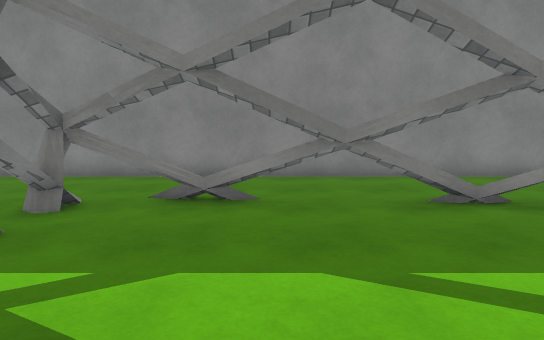
[1] (above)

24 first-person views from a walk through a scene from a Unity 3-D project. The camera is 1.3 m above the floor, tilts 6° down and sees 75° across. The floor is counted in squares, 1 m on a side. Each view is taken from the middle of a square. On the plan, view 1 faces up. The plan holds only what a view shows up to about 15 squares ahead; the rest is blank. The place goes on beyond the plan. Surface patterns are stand-ins for the level's own textures.

[2]
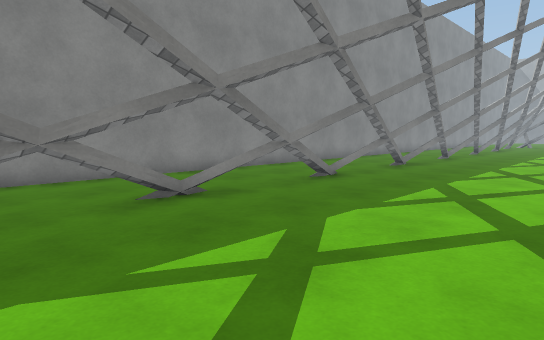

[3]
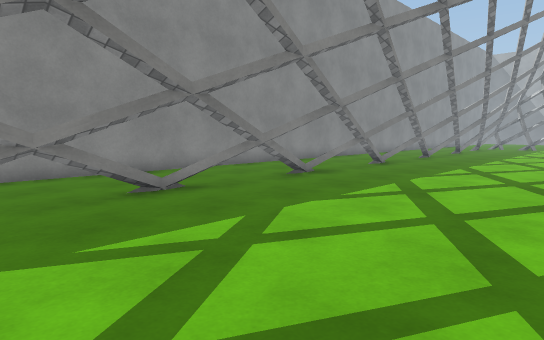

[4]
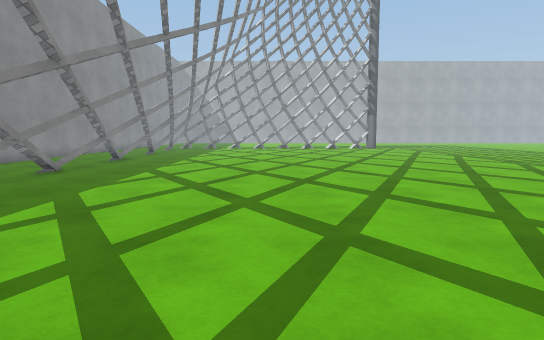

[5]
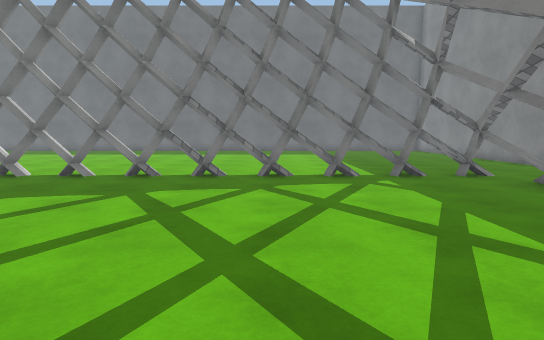

[6]
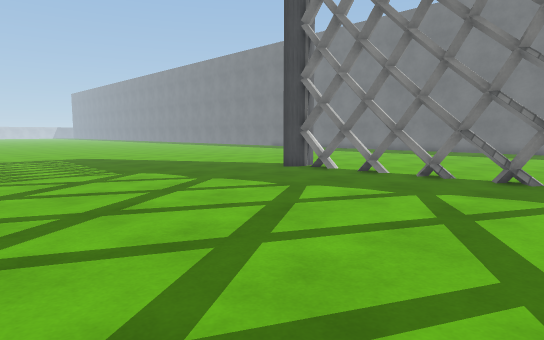

[7]
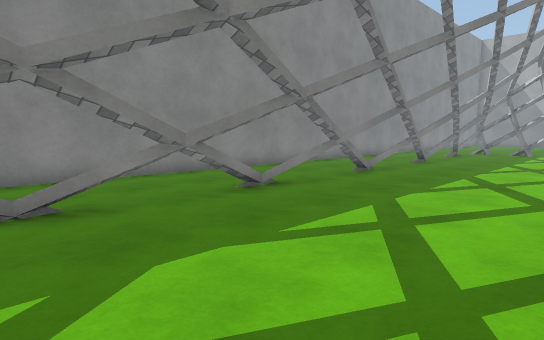

[8]
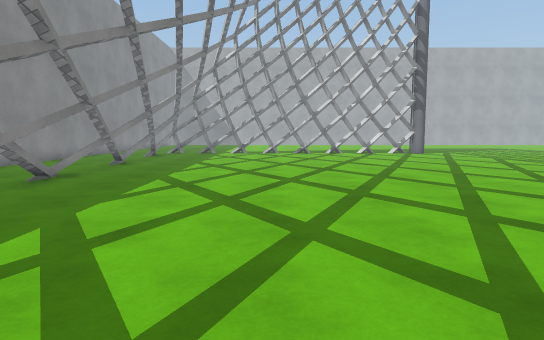

[9]
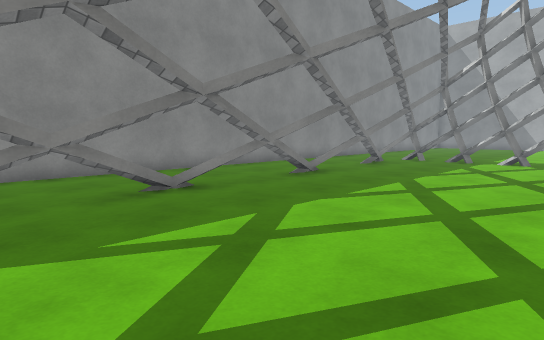

[10]
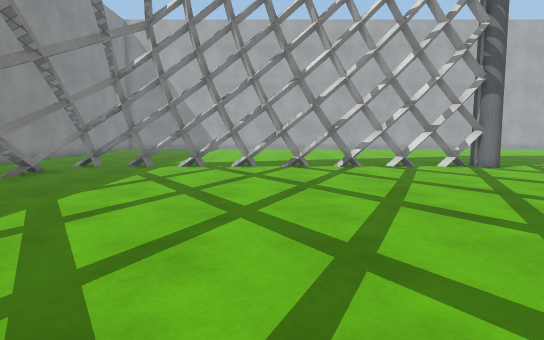

[11]
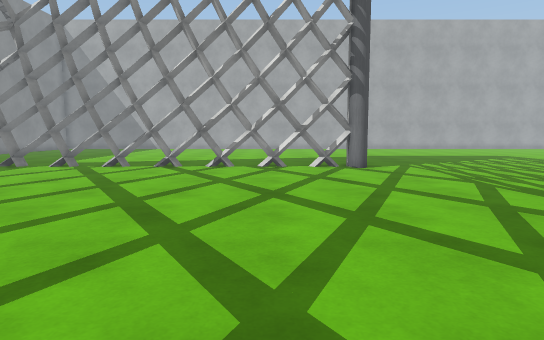

[12]
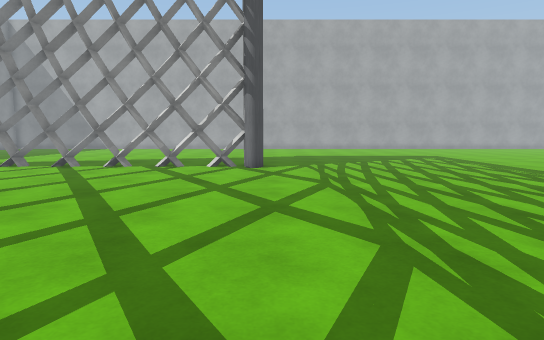

[13]
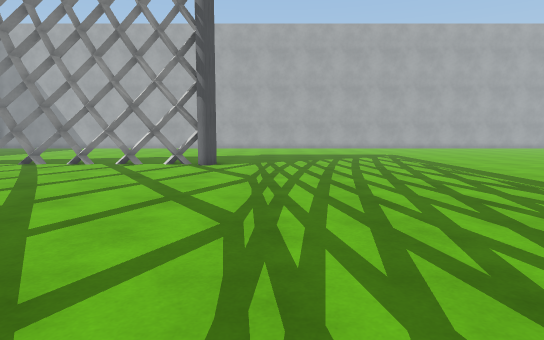

[14]
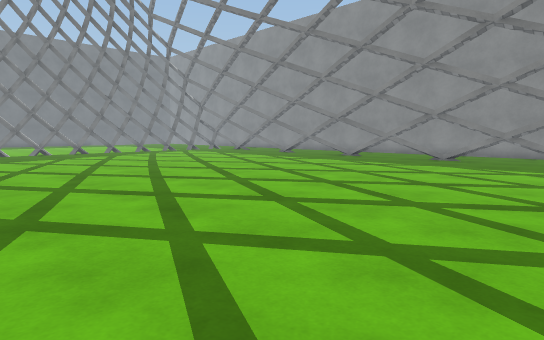

[15]
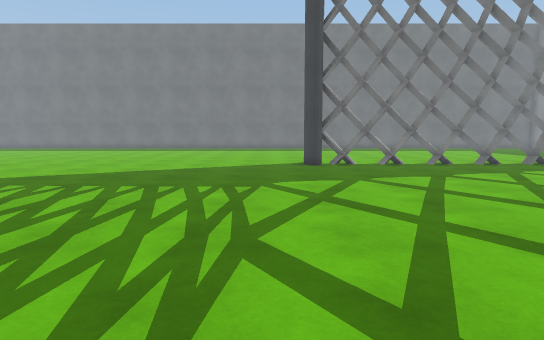

[16]
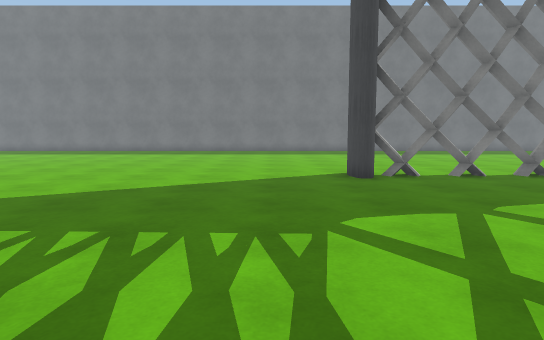

[17]
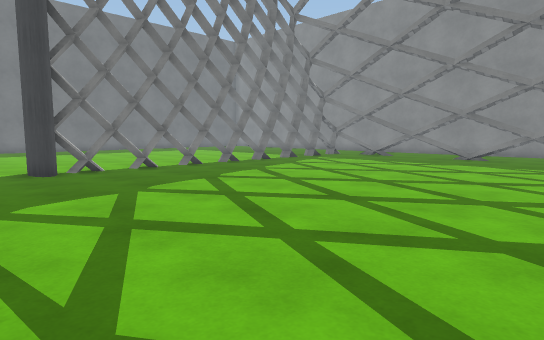

[18]
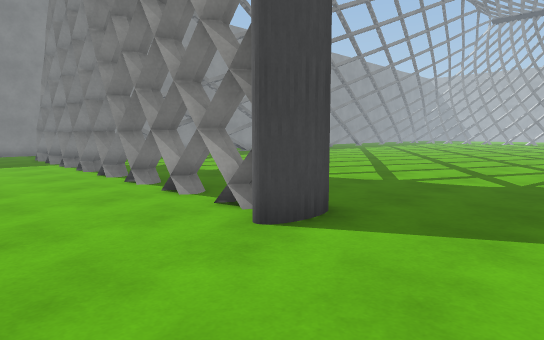

[19]
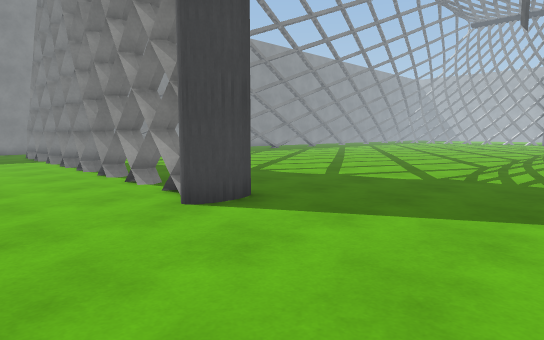

[20]
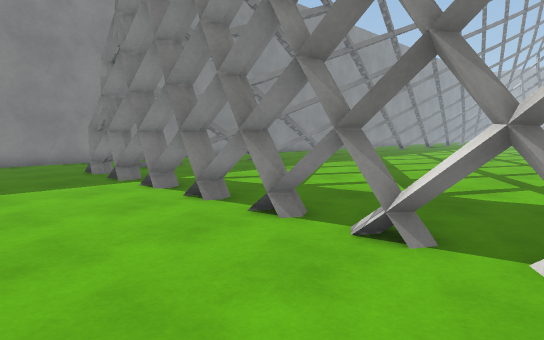

[21]
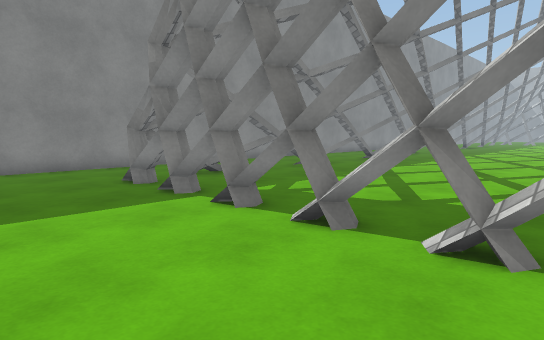

[22]
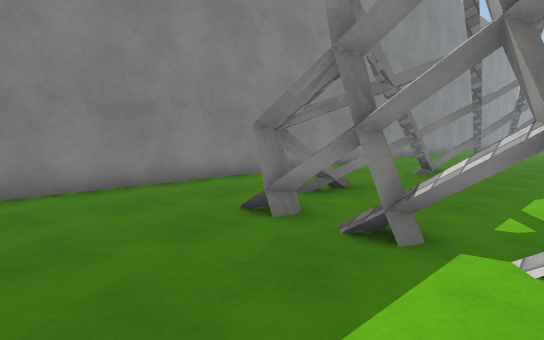

[23]
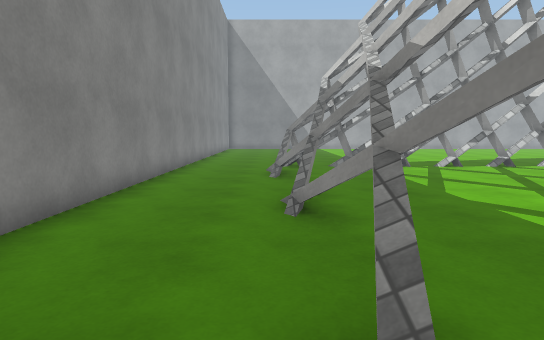

[24]
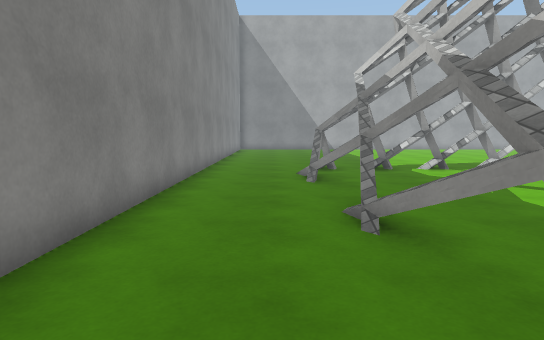

### Floor plan
Key: @ floor where view 1 was taken; # wall or solid block; x gap in a wall; . floor; / step, stairs or slope; = window, fence, low wall or low ledge; ^ raised ledge; T thing the floor can be seen under or through.
Columns run from 8 left of view 1 to 38 right of it. Each row starts with its distance up from view 1.
 11 ###############################################
 10 ...............................................
  9 ...............................................
  8  ..............................................
  7 ......//=.................................=/...
  6 ....##.=TTTT.=^^#.#^^#.#^^#.#^^#.#^^=.####=.##.
  5 ....#........................................x.
  4 ....#........................................#.
  3  ...#........................................x.
  2 ....=........................................=.
  1 ....x........................................x.
  0 ....=...@....................................=.
 -1 ....x........................................x.
 -2 ....=........................................=.
 -3 ....#........................................x.
 -4 ....=........................................=.
 -5 ....#........................................x.
 -6 ....#........................................x
 -7 ....#........................................#.
 -8  ...^.......................... .............x.
 -9 ....#..........................  ............#
-10 ...............................................
-11 .................. .    ..  ... ...............
-12 ..................            . ...............
-13 ..................              ...............
-14 .................               ...............
-15 ...............                  ..............
-16 ..............                     ............
-17 ..............                      ...........
-18 ...........                          ..........
-19 ..........                             ........

Where each view was taken, in squares from view 1:
view 1: 0 up, 0 right, facing up
view 2: 0 up, 0 right, facing up-right
view 3: 1 down, 5 right, facing up-right
view 4: 1 down, 7 right, facing right
view 5: 0 up, 7 right, facing left
view 6: 0 up, 7 right, facing down-left
view 7: 0 up, 13 right, facing up-right
view 8: 0 up, 14 right, facing right
view 9: 1 down, 20 right, facing up-right
view 10: 1 down, 23 right, facing right
view 11: 6 down, 23 right, facing right
view 12: 10 down, 23 right, facing right
view 13: 12 down, 22 right, facing right
view 14: 11 down, 20 right, facing up-left
view 15: 11 down, 11 right, facing left
view 16: 12 down, 7 right, facing left
view 17: 12 down, 9 right, facing up-left
view 18: 13 down, 8 left, facing up-right
view 19: 15 down, 8 left, facing up-right
view 20: 6 down, 8 left, facing up-right
view 21: 3 down, 8 left, facing up-right
view 22: 2 up, 8 left, facing up-right
view 23: 7 up, 23 right, facing right
view 24: 8 up, 24 right, facing right
